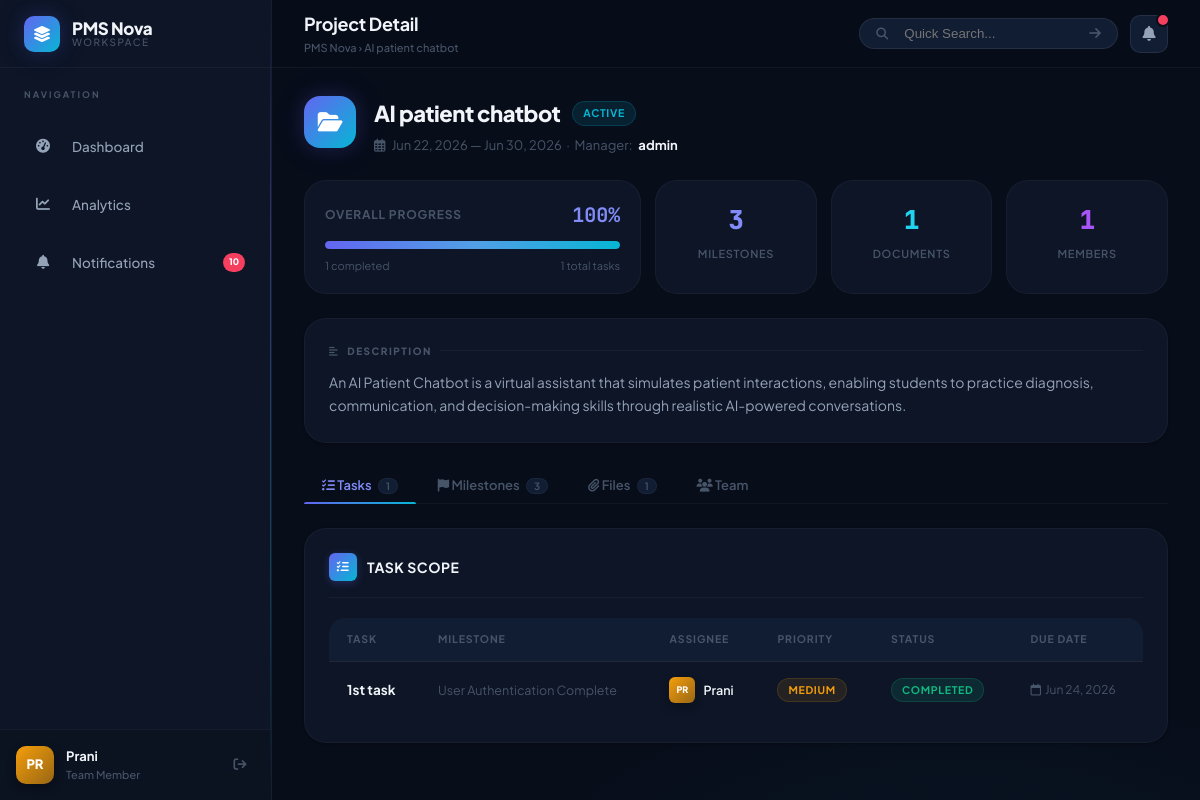
/projects/3/ (signed in), run on the app's committed database.
### projects/models.py (models this page shows, shortened)
class Profile(models.Model):
    ROLE_CHOICES = [
        ('manager', 'Project Manager'),
        ('member', 'Team Member'),
    ]
    user = models.OneToOneField(User, on_delete=models.CASCADE, related_name='profile')
    role = models.CharField(max_length=10, choices=ROLE_CHOICES, default='member')
    avatar_color = models.CharField(max_length=7, default='#3b82f6')  # Tailwind blue-500 default

class Project(models.Model):
    STATUS_CHOICES = [
        ('planning', 'Planning'),
        ('active', 'Active'),
        ('on_hold', 'On Hold'),
        ('completed', 'Completed'),
    ]
    name = models.CharField(max_length=200)
    description = models.TextField(blank=True)
    start_date = models.DateField()
    end_date = models.DateField()
    status = models.CharField(max_length=15, choices=STATUS_CHOICES, default='planning')
    manager = models.ForeignKey(User, on_delete=models.CASCADE, related_name='managed_projects')
    members = models.ManyToManyField(User, related_name='projects', blank=True)
    created_at = models.DateTimeField(auto_now_add=True)

class Task(models.Model):
    STATUS_CHOICES = [
        ('todo', 'To Do'),
        ('in_progress', 'In Progress'),
        ('review', 'Under Review'),
        ('completed', 'Completed'),
    ]
    PRIORITY_CHOICES = [
        ('low', 'Low'),
        ('medium', 'Medium'),
        ('high', 'High'),
        ('critical', 'Critical'),
    ]
    project = models.ForeignKey(Project, on_delete=models.CASCADE, related_name='tasks')
    milestone = models.ForeignKey(Milestone, on_delete=models.SET_NULL, null=True, blank=True, related_name='tasks')
    title = models.CharField(max_length=200)
    description = models.TextField(blank=True)
    status = models.CharField(max_length=15, choices=STATUS_CHOICES, default='todo')
    priority = models.CharField(max_length=10, choices=PRIORITY_CHOICES, default='medium')
    due_date = models.DateField()
    assigned_to = models.ForeignKey(User, on_delete=models.SET_NULL, null=True, blank=True, related_name='assigned_tasks')
    created_by = models.ForeignKey(User, on_delete=models.CASCADE, related_name='created_tasks')
    created_at = models.DateTimeField(auto_now_add=True)
    updated_at = models.DateTimeField(auto_now=True)

class Milestone(models.Model):
    project = models.ForeignKey(Project, on_delete=models.CASCADE, related_name='milestones')
    title = models.CharField(max_length=200)
    description = models.TextField(blank=True)
    due_date = models.DateField()
    is_achieved = models.BooleanField(default=False)

### projects/views.py (the view)
    def _wrapped_view_func(request, pk, *args, **kwargs):
        if not request.user.is_authenticated:
            return redirect('login')
        project = get_object_or_404(Project, pk=pk)
        is_manager = (project.manager == request.user)
        is_member = project.members.filter(id=request.user.id).exists()
        if not (is_manager or is_member):
            messages.error(request, "Access Denied: You are not a member of this project.")
            return redirect('dashboard')
        return view_func(request, pk, *args, **kwargs)

### projects/templates/projects/project_detail.html (shortened to what this page needs)
{% extends 'projects/base.html' %}
{% load static %}
{% block header_title %}Project Detail{% endblock %}
{% block breadcrumb_last %}{{ project.name }}{% endblock %}
{% block content %}
<div class="page-header" style="margin-bottom:24px;flex-wrap:wrap;gap:16px;">
    <div style="display:flex;align-items:flex-start;gap:18px;">
        <div style="width:52px;height:52px;border-radius:var(--radius-lg);background:linear-gradient(135deg,var(--brand-primary),var(--brand-accent));display:flex;align-items:center;justify-content:center;font-size:22px;color:white;box-shadow:var(--shadow-glow-primary);flex-shrink:0;">
            <i class="fa-solid fa-folder-open"></i>
        </div>
        <div>
            <div style="display:flex;align-items:center;gap:12px;flex-wrap:wrap;">
                <h2 class="page-title">{{ project.name }}</h2>
                <span class="badge badge-{{ project.status }}">{{ project.get_status_display }}</span>
            </div>
            <p class="page-subtitle">
                <i class="fa-regular fa-calendar-days"></i>
                {{ project.start_date|date:"M d, Y" }} &mdash; {{ project.end_date|date:"M d, Y" }}
                &nbsp;·&nbsp; Manager: <strong style="color:var(--text-primary);">{{ project.manager.username }}</strong>
            </p>
        </div>
    </div>
</div>
<div style="display:grid;grid-template-columns:repeat(auto-fit,minmax(160px,1fr));gap:14px;margin-bottom:24px;">
    <div style="background:var(--bg-surface);border:1px solid var(--border-subtle);border-radius:var(--radius-xl);padding:18px 20px;grid-column:span 2;">
        <div style="display:flex;justify-content:space-between;align-items:center;margin-bottom:10px;">
            <span style="font-size:12px;font-weight:700;color:var(--text-muted);text-transform:uppercase;letter-spacing:0.8px;">Overall Progress</span>
            <span class="progress-text" style="font-size:20px;">{{ progress_percentage }}%</span>
        </div>
        <div class="progress-container" style="height:8px;margin:0;">
            <div class="progress-bar" style="width:{{ progress_percentage }}%;"></div>
        </div>
        <div style="display:flex;justify-content:space-between;font-size:11px;color:var(--text-muted);margin-top:8px;">
            <span>{{ completed_tasks }} completed</span>
            <span>{{ total_tasks }} total tasks</span>
        </div>
    </div>
    <div style="background:var(--bg-surface);border:1px solid var(--border-subtle);border-radius:var(--radius-xl);padding:18px 20px;text-align:center;">
        <div style="font-size:26px;font-weight:800;color:var(--brand-primary-light);font-family:'JetBrains Mono',monospace;">{{ milestones.count }}</div>
        <div style="font-size:11px;color:var(--text-muted);font-weight:600;text-transform:uppercase;letter-spacing:0.7px;margin-top:4px;">Milestones</div>
    </div>
    <div style="background:var(--bg-surface);border:1px solid var(--border-subtle);border-radius:var(--radius-xl);padding:18px 20px;text-align:center;">
        <div style="font-size:26px;font-weight:800;color:var(--brand-accent-light);font-family:'JetBrains Mono',monospace;">{{ documents.count }}</div>
        <div style="font-size:11px;color:var(--text-muted);font-weight:600;text-transform:uppercase;letter-spacing:0.7px;margin-top:4px;">Documents</div>
    </div>
    <div style="background:var(--bg-surface);border:1px solid var(--border-subtle);border-radius:var(--radius-xl);padding:18px 20px;text-align:center;">
        <div style="font-size:26px;font-weight:800;color:var(--brand-violet);font-family:'JetBrains Mono',monospace;">{{ project.members.count }}</div>
        <div style="font-size:11px;color:var(--text-muted);font-weight:600;text-transform:uppercase;letter-spacing:0.7px;margin-top:4px;">Members</div>
    </div>
</div>
{% if project.description %}
<div class="card" style="margin-bottom:22px;">
    <p class="section-label"><i class="fa-solid fa-align-left"></i> Description</p>
    <p style="font-size:14px;line-height:1.7;color:var(--text-secondary);">{{ project.description }}</p>
</div>
{% endif %}
<div class="tabs-container">
    <nav class="tabs-nav" id="project-tabs">
        <button class="tab-btn active" data-tab="tasks-tab">
            <i class="fa-solid fa-list-check"></i> Tasks
            <span style="background:var(--bg-elevated);border:1px solid var(--border-subtle);border-radius:99px;padding:1px 7px;font-size:10px;margin-left:4px;color:var(--text-muted);">{{ tasks.count }}</span>
        </button>
        <button class="tab-btn" data-tab="milestones-tab">
            <i class="fa-solid fa-flag"></i> Milestones
            <span style="background:var(--bg-elevated);border:1px solid var(--border-subtle);border-radius:99px;padding:1px 7px;font-size:10px;margin-left:4px;color:var(--text-muted);">{{ milestones.count }}</span>
        </button>
        <button class="tab-btn" data-tab="documents-tab">
            <i class="fa-solid fa-paperclip"></i> Files
            <span style="background:var(--bg-elevated);border:1px solid var(--border-subtle);border-radius:99px;padding:1px 7px;font-size:10px;margin-left:4px;color:var(--text-muted);">{{ documents.count }}</span>
        </button>
        <button class="tab-btn" data-tab="team-tab">
            <i class="fa-solid fa-users"></i> Team
        </button>
    </nav>
    <div id="tasks-tab" class="tab-content active">
        <div class="card">
            <div class="card-header">
                <span class="card-title">
                    <span class="card-title-icon"><i class="fa-solid fa-list-check"></i></span>
                    Task Scope
                </span>
            </div>
            {% if tasks %}
            <div class="table-responsive">
                <table class="table-pms">
                    <thead>
                        <tr>
                            <th>Task</th>
                            <th>Milestone</th>
                            <th>Assignee</th>
                            <th>Priority</th>
                            <th>Status</th>
                            <th>Due Date</th>
                        </tr>
                    </thead>
                    <tbody>
                        {% for task in tasks %}
                        <tr>
                            <td>
                                <a href="{% url 'task_detail' task.pk %}" style="font-weight:700;color:var(--text-primary);font-size:13.5px;">
                                    {{ task.title }}
                                </a>
                            </td>
                            <td style="font-size:12.5px;color:var(--text-muted);">{{ task.milestone.title|default:"—" }}</td>
                            <td>
                                {% if task.assigned_to %}
                                <div style="display:flex;align-items:center;gap:8px;">
                                    <div class="user-avatar" style="width:26px;height:26px;font-size:9px;border-radius:6px;background:linear-gradient(135deg,{{ task.assigned_to.profile.avatar_color }},{{ task.assigned_to.profile.avatar_color }}99);">
                                        {{ task.assigned_to.username|slice:":2"|upper }}
                                    </div>
                                    <span style="font-size:12.5px;font-weight:600;">{{ task.assigned_to.username }}</span>
                                </div>
                                {% else %}
                                <span style="color:var(--text-muted);font-size:12px;font-style:italic;">Unassigned</span>
                                {% endif %}
                            </td>
                            <td><span class="badge badge-{{ task.priority }}">{{ task.get_priority_display }}</span></td>
                            <td><span class="badge badge-{{ task.status }}">{{ task.get_status_display }}</span></td>
                            <td style="font-size:12px;color:var(--text-muted);white-space:nowrap;">
                                <i class="fa-regular fa-calendar" style="margin-right:4px;"></i>{{ task.due_date|date:"M d, Y" }}
                            </td>
                        </tr>
                        {% endfor %}
                    </tbody>
                </table>
            </div>
            {% endif %}
        </div>
    </div>
</div>
{% endblock %}

### projects/templates/projects/base.html (shortened to what this page needs)
{% load static %}
<!DOCTYPE html>
<html lang="en">
<head>
    <link rel="stylesheet" href="https://cdnjs.cloudflare.com/ajax/libs/font-awesome/6.5.0/css/all.min.css">
    <link rel="stylesheet" href="{% static 'projects/css/style.css' %}">
</head>
<body>
<div class="app-container">
    <aside class="sidebar">
        <div class="sidebar-brand">
            <div class="sidebar-logo-icon">
                <i class="fa-solid fa-layer-group"></i>
            </div>
            <div class="sidebar-logo-text">
                <strong>PMS Nova</strong>
                <span>Workspace</span>
            </div>
        </div>
        <p class="sidebar-section-label">Navigation</p>
        <ul class="sidebar-menu">
            <li class="sidebar-item {% if request.resolver_match.url_name == 'dashboard' %}active{% endif %}">
                <a href="{% url 'dashboard' %}">
                    <span class="nav-icon"><i class="fa-solid fa-gauge-high"></i></span>
                    <span>Dashboard</span>
                </a>
            </li>
            <li class="sidebar-item {% if request.resolver_match.url_name == 'reports_view' %}active{% endif %}">
                <a href="{% url 'reports_view' %}">
                    <span class="nav-icon"><i class="fa-solid fa-chart-line"></i></span>
                    <span>Analytics</span>
                </a>
            </li>
            <li class="sidebar-item {% if request.resolver_match.url_name == 'notifications_list' %}active{% endif %}">
                <a href="{% url 'notifications_list' %}" style="position:relative;">
                    <span class="nav-icon"><i class="fa-solid fa-bell"></i></span>
                    <span>Notifications</span>
                    {% with cnt=request.user.notifications.all.count %}
                    {% if cnt > 0 %}
                    <span style="margin-left:auto; background:var(--color-danger); color:white; font-size:9px; font-weight:800; padding:2px 6px; border-radius:99px; min-width:18px; text-align:center;">{{ cnt }}</span>
                    {% endif %}
                    {% endwith %}
                </a>
            </li>
        </ul>
        <div class="sidebar-footer">
            <div class="user-avatar" style="background: linear-gradient(135deg, {{ request.user.profile.avatar_color }}, {{ request.user.profile.avatar_color }}99);">
                {{ request.user.username|slice:":2"|upper }}
            </div>
            <div class="user-info">
                <span class="user-name">{{ request.user.username }}</span>
                <span class="user-role">{{ request.user.profile.get_role_display }}</span>
            </div>
            <a href="{% url 'logout' %}" class="logout-btn" title="Logout">
                <i class="fa-solid fa-arrow-right-from-bracket"></i>
            </a>
        </div>
    </aside>
    <main class="main-content">
        <header class="main-header">
            <div class="header-left">
                <div class="header-title">
                    <h1>{% block header_title %}Overview{% endblock %}</h1>
                </div>
                <span class="header-breadcrumb">
                    {% block header_breadcrumb %}PMS Nova &rsaquo; {% block breadcrumb_last %}Dashboard{% endblock %}{% endblock %}
                </span>
            </div>
            <div class="header-actions">
                <form class="header-search" method="GET" action="{% url 'dashboard' %}">
                    <i class="fa-solid fa-magnifying-glass" style="font-size:12px;"></i>
                    <input
                        type="text"
                        name="q"
                        value="{{ request.GET.q }}"
                        placeholder="Quick Search..."
                        style="background:transparent;border:none;outline:none;flex:1;color:white;padding-left:8px;">
                    <button type="submit"
                            style="background:none;border:none;color:var(--text-muted);cursor:pointer;">
                    <i class="fa-solid fa-arrow-right"></i>
                    </button>
                </form>
                <a href="{% url 'notifications_list' %}" class="notification-bell" id="notif-bell-btn">
                    <i class="fa-solid fa-bell"></i>
                    {% if request.user.notifications.all %}
                    <span class="notification-badge" id="unread-count-badge"></span>
                    {% endif %}
                </a>
            </div>
        </header>
        <div class="content-wrapper animate-in">
            {% block content %}{% endblock %}
        </div>
    </main>
</div>
</body>
</html>

### data on the page
Project: name "AI patient chatbot", status "ACTIVE", start_date "Jun 22, 2026", end_date "Jun 30, 2026", manager.username "admin", members.count "1", description "An AI Patient Chatbot is a virtual assistant that simulates patient interactions, enabling students to practice diagnosis, communication, and decision-making skills through realistic AI-powered conversations."
Task: title "1st task", milestone "User Authentication Complete", assigned_to.username "PR", assigned_to.username "Prani", priority "MEDIUM", status "COMPLETED", due_date "Jun 24, 2026"

### other printed values
{{ cnt }} "10"
{{ request.user.username|slice:":2"|upper }} "PR"
{{ request.user.username }} "Prani"
{{ request.user.profile.get_role_display }} "Team Member"
{{ progress_percentage }} "100"
{{ completed_tasks }} "1"
{{ total_tasks }} "1"
{{ milestones.count }} "3"
{{ documents.count }} "1"
{{ tasks.count }} "1"
